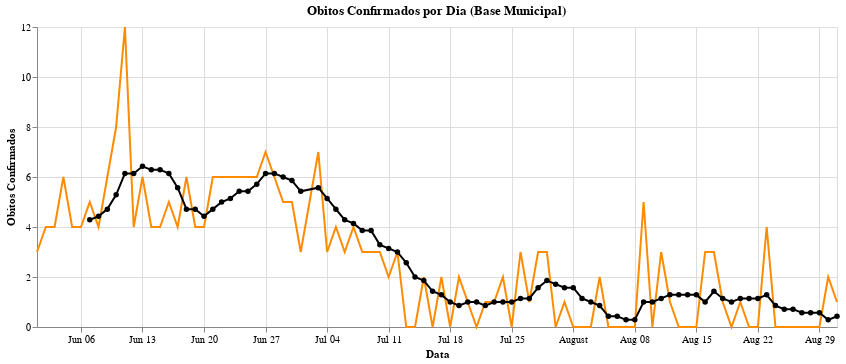

Notebook code for this chart:
### Code cell
graph_dm_omm = graph_dm_obitosPorDia + graph_dm_obitosMedMovel
graph_dm_omm

### Figure 1 — Vega-Lite specification as saved in the notebook (floating-point values rounded to 4 significant figures)
{"config": {"view": {"continuousWidth": 400, "continuousHeight": 300}}, "layer": [{"mark": "line", "encoding": {"color": {"value": "darkorange"}, "x": {"type": "temporal", "field": "data", "title": "Data"}, "y": {"type": "quantitative", "field": "obitos_confirmados", "title": "Obitos Confirmados"}}, "title": "Obitos Confirmados por Dia (Base Municipal)", "width": 800}, {"mark": {"type": "line", "point": true}, "encoding": {"color": {"value": "black"}, "x": {"type": "temporal", "field": "data", "title": "Data"}, "y": {"type": "quantitative", "field": "media_movel", "title": "Obitos Confirmados"}}}], "data": {"name": "data-86e69fd79068368654854438faa44432"}, "$schema": "https://vega.github.io/schema/vega-lite/v4.8.1.json", "datasets": {"data-86e69fd79068368654854438faa44432": [{"data": "2021-06-01", "obitos_confirmados": 3, "media_movel": null}, {"data": "2021-06-02", "obitos_confirmados": 4, "media_movel": null}, {"data": "2021-06-03", "obitos_confirmados": 4, "media_movel": null}, {"data": "2021-06-04", "obitos_confirmados": 6, "media_movel": null}, {"data": "2021-06-05", "obitos_confirmados": 4, "media_movel": null}, {"data": "2021-06-06", "obitos_confirmados": 4, "media_movel": null}, {"data": "2021-06-07", "obitos_confirmados": 5, "media_movel": 4.286}, {"data": "2021-06-08", "obitos_confirmados": 4, "media_movel": 4.429}, {"data": "2021-06-09", "obitos_confirmados": 6, "media_movel": 4.714}, {"data": "2021-06-10", "obitos_confirmados": 8, "media_movel": 5.286}, {"data": "2021-06-11", "obitos_confirmados": 12, "media_movel": 6.143}, {"data": "2021-06-12", "obitos_confirmados": 4, "media_movel": 6.143}, {"data": "2021-06-13", "obitos_confirmados": 6, "media_movel": 6.429}, {"data": "2021-06-14", "obitos_confirmados": 4, "media_movel": 6.286}, {"data": "2021-06-15", "obitos_confirmados": 4, "media_movel": 6.286}, {"data": "2021-06-16", "obitos_confirmados": 5, "media_movel": 6.143}, {"data": "2021-06-17", "obitos_confirmados": 4, "media_movel": 5.571}, {"data": "2021-06-18", "obitos_confirmados": 6, "media_movel": 4.714}, {"data": "2021-06-19", "obitos_confirmados": 4, "media_movel": 4.714}, {"data": "2021-06-20", "obitos_confirmados": 4, "media_movel": 4.429}, {"data": "2021-06-21", "obitos_confirmados": 6, "media_movel": 4.714}, {"data": "2021-06-22", "obitos_confirmados": 6, "media_movel": 5.0}, {"data": "2021-06-23", "obitos_confirmados": 6, "media_movel": 5.143}, {"data": "2021-06-24", "obitos_confirmados": 6, "media_movel": 5.429}, {"data": "2021-06-25", "obitos_confirmados": 6, "media_movel": 5.429}, {"data": "2021-06-26", "obitos_confirmados": 6, "media_movel": 5.714}, {"data": "2021-06-27", "obitos_confirmados": 7, "media_movel": 6.143}, {"data": "2021-06-28", "obitos_confirmados": 6, "media_movel": 6.143}, {"data": "2021-06-29", "obitos_confirmados": 5, "media_movel": 6.0}, {"data": "2021-06-30", "obitos_confirmados": 5, "media_movel": 5.857}, {"data": "2021-07-01", "obitos_confirmados": 3, "media_movel": 5.429}, {"data": "2021-07-03", "obitos_confirmados": 7, "media_movel": 5.571}, {"data": "2021-07-04", "obitos_confirmados": 3, "media_movel": 5.143}, {"data": "2021-07-05", "obitos_confirmados": 4, "media_movel": 4.714}, {"data": "2021-07-06", "obitos_confirmados": 3, "media_movel": 4.286}, {"data": "2021-07-07", "obitos_confirmados": 4, "media_movel": 4.143}, {"data": "2021-07-08", "obitos_confirmados": 3, "media_movel": 3.857}, {"data": "2021-07-09", "obitos_confirmados": 3, "media_movel": 3.857}, {"data": "2021-07-10", "obitos_confirmados": 3, "media_movel": 3.286}, {"data": "2021-07-11", "obitos_confirmados": 2, "media_movel": 3.143}, {"data": "2021-07-12", "obitos_confirmados": 3, "media_movel": 3.0}, {"data": "2021-07-13", "obitos_confirmados": 0, "media_movel": 2.571}, {"data": "2021-07-14", "obitos_confirmados": 0, "media_movel": 2.0}, {"data": "2021-07-15", "obitos_confirmados": 2, "media_movel": 1.857}, {"data": "2021-07-16", "obitos_confirmados": 0, "media_movel": 1.429}, {"data": "2021-07-17", "obitos_confirmados": 2, "media_movel": 1.286}, {"data": "2021-07-18", "obitos_confirmados": 0, "media_movel": 1.0}, {"data": "2021-07-19", "obitos_confirmados": 2, "media_movel": 0.8571}, {"data": "2021-07-20", "obitos_confirmados": 1, "media_movel": 1.0}, {"data": "2021-07-21", "obitos_confirmados": 0, "media_movel": 1.0}, {"data": "2021-07-22", "obitos_confirmados": 1, "media_movel": 0.8571}, {"data": "2021-07-23", "obitos_confirmados": 1, "media_movel": 1.0}, {"data": "2021-07-24", "obitos_confirmados": 2, "media_movel": 1.0}, {"data": "2021-07-25", "obitos_confirmados": 0, "media_movel": 1.0}, {"data": "2021-07-26", "obitos_confirmados": 3, "media_movel": 1.143}, {"data": "2021-07-27", "obitos_confirmados": 1, "media_movel": 1.143}, {"data": "2021-07-28", "obitos_confirmados": 3, "media_movel": 1.571}, {"data": "2021-07-29", "obitos_confirmados": 3, "media_movel": 1.857}, {"data": "2021-07-30", "obitos_confirmados": 0, "media_movel": 1.714}, {"data": "2021-07-31", "obitos_confirmados": 1, "media_movel": 1.571}, {"data": "2021-08-01", "obitos_confirmados": 0, "media_movel": 1.571}, {"data": "2021-08-02", "obitos_confirmados": 0, "media_movel": 1.143}, {"data": "2021-08-03", "obitos_confirmados": 0, "media_movel": 1.0}, {"data": "2021-08-04", "obitos_confirmados": 2, "media_movel": 0.8571}, {"data": "2021-08-05", "obitos_confirmados": 0, "media_movel": 0.4286}, {"data": "2021-08-06", "obitos_confirmados": 0, "media_movel": 0.4286}, {"data": "2021-08-07", "obitos_confirmados": 0, "media_movel": 0.2857}, {"data": "2021-08-08", "obitos_confirmados": 0, "media_movel": 0.2857}, {"data": "2021-08-09", "obitos_confirmados": 5, "media_movel": 1.0}, {"data": "2021-08-10", "obitos_confirmados": 0, "media_movel": 1.0}, {"data": "2021-08-11", "obitos_confirmados": 3, "media_movel": 1.143}, {"data": "2021-08-12", "obitos_confirmados": 1, "media_movel": 1.286}, {"data": "2021-08-13", "obitos_confirmados": 0, "media_movel": 1.286}, {"data": "2021-08-14", "obitos_confirmados": 0, "media_movel": 1.286}, {"data": "2021-08-15", "obitos_confirmados": 0, "media_movel": 1.286}, {"data": "2021-08-16", "obitos_confirmados": 3, "media_movel": 1.0}, {"data": "2021-08-17", "obitos_confirmados": 3, "media_movel": 1.429}, {"data": "2021-08-18", "obitos_confirmados": 1, "media_movel": 1.143}, {"data": "2021-08-19", "obitos_confirmados": 0, "media_movel": 1.0}, {"data": "2021-08-20", "obitos_confirmados": 1, "media_movel": 1.143}, {"data": "2021-08-21", "obitos_confirmados": 0, "media_movel": 1.143}, {"data": "2021-08-22", "obitos_confirmados": 0, "media_movel": 1.143}, {"data": "2021-08-23", "obitos_confirmados": 4, "media_movel": 1.286}, {"data": "2021-08-24", "obitos_confirmados": 0, "media_movel": 0.8571}, {"data": "2021-08-25", "obitos_confirmados": 0, "media_movel": 0.7143}, {"data": "2021-08-26", "obitos_confirmados": 0, "media_movel": 0.7143}, {"data": "2021-08-27", "obitos_confirmados": 0, "media_movel": 0.5714}, {"data": "2021-08-28", "obitos_confirmados": 0, "media_movel": 0.5714}, {"data": "2021-08-29", "obitos_confirmados": 0, "media_movel": 0.5714}, {"data": "2021-08-30", "obitos_confirmados": 2, "media_movel": 0.2857}, {"data": "2021-08-31", "obitos_confirmados": 1, "media_movel": 0.4286}]}}
